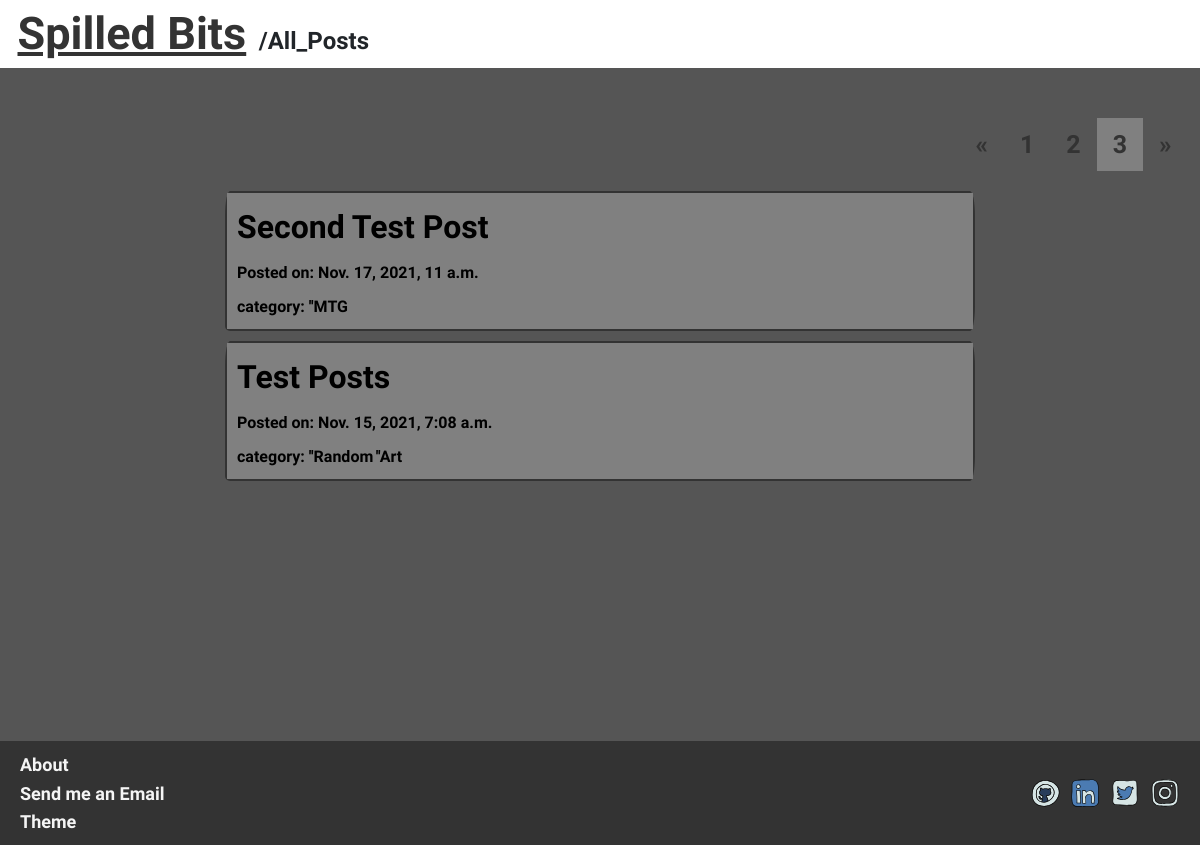
Page /all-posts/page/3/ on the committed database.
### spilled_bits/models.py (models this page shows, shortened)
class Article(models.Model):
    STATUS = (('Publish', 'Publish'), ('Private', 'Private'),)
    title = models.CharField(max_length=100, unique=True)
    content = models.TextField()
    slug = models.SlugField(max_length=200, blank=True, editable=False)
    date = models.DateTimeField(auto_now_add=True)
    status = models.CharField(max_length=15, choices=STATUS, blank=True, null=True)
    category = models.ManyToManyField(Category)

class Category(models.Model):
    name = models.CharField(max_length=50)
    def __str__(self) -> str:
        return self.name

### spilled_bits/views.py (the view)
# urls.py: path('all-posts/page/<int:page>/', views.AllPosts, name='all_posts'),
def AllPosts(request, page):
    posts = Article.objects.filter(status='Publish').count()
    itemSizePerPage = 5
    itemStart = (page-1) * itemSizePerPage
    itemEnd = itemStart + itemSizePerPage
    totalPageSize = math.ceil(posts/itemSizePerPage)
    paginatedItems = Article.objects.filter(status='Publish').order_by('-date')[itemStart:itemEnd] #Slicing QuerySet to return specific set of items
    limitPage = math.floor(page/5)
    if page%5 == 0:
        limitPage = limitPage-1
    startingPage = limitPage*5+1
    showedPages = (limitPage+1)*5 #last page for this page cluster
    nextShowedPages = 0 #Check if there is still more pages to show
    if showedPages < totalPageSize:
        nextShowedPages = showedPages+1
    prevShowedPages = 0 #Check if there is more pages in the previous
    if limitPage != 0:
        prevShowedPages = startingPage-1
    listPages = list() #Indexing showed cluster of pages
    if showedPages < totalPageSize:
        for startingPage in range(startingPage-1, showedPages):
            listPages.append(startingPage+1)
    elif showedPages > totalPageSize:
        for startingPage in range(startingPage-1, totalPageSize):
            listPages.append(startingPage+1)
    context = {
        'showedPages':showedPages,
        'nextShowedPages':nextShowedPages,
        'prevShowedPages':prevShowedPages,
        'limitPage':limitPage,
        'listPages':listPages,
        'totalPageSize':totalPageSize,
        'paginatedItems': paginatedItems,
        'pageNow': page,
    }
    return render(request, 'spilled_bits/all_posts.html', context)

### spilled_bits/templates/spilled_bits/all_posts.html (shortened to what this page needs)
{% extends 'common/base.html' %}
{% block content %}
    <div class="bg-light container-fluid mb-5">
        <a class="mx-3" href="{% url 'home' %}" style="font-size: 450%;">Spilled Bits</a>
        <span class="f-xlarge">/All_Posts</span>
    </div>
    <div class="container-fluid">
        <div class="pagination pull-right mx-2">
            {% if totalPageSize > 1 %}
                <a href="{% url 'all_posts' 1 %}">&laquo;</a>
                {% for page in listPages %}
                    {% if page == pageNow %}
                        <a class="active" href="{% url 'all_posts' page %}">{{page}}</a>
                    {% else %}
                        <a class="page" href="{% url 'all_posts' page %}">{{page}}</a>
                    {% endif %}
                {% endfor %}
                <a href="{% url 'all_posts' totalPageSize %}">&raquo;</a>
            {% else %}
                <a href="#">&laquo;</a>
                <a href="#">&raquo;</a>
            {% endif %}
        </div>
    </div>
    <div class="container all-posts">
        {% for post in paginatedItems %}
        <div class="card mb-3 mx-auto col-8 post">
            <a class="card-body" href="{% url 'article' post.slug pageNow %}">
                <p class="f-xxlarge">{{post.title}}</p>
                <p class="fc-3 f-med">Posted on: {{post.date}}</p>
                <small class="fc-3 f-med">category: </small>
                        {% for category in post.category.all %}
                            <small class="fc-3 f-med">''{{category}}</small>
                        {% endfor %}
            </a>
        </div>
        {% endfor %}
    </div>
    {% include 'common/footer.html' %}
{% endblock %}

### spilled_bits/static/css/style.css (style rules this page uses)
.fc-3 { color: black; }
.f-med { font-size: medium; }
.f-xlarge { font-size: x-large; }
.f-xxlarge { font-size: xx-large; }
.pagination a { float: right; text-decoration: none; padding: 8px 16px; transition: background-color .3s; font-size: 250%; }
.all-posts .post a { background-color: grey; color: black; transition: background-color .3s; text-decoration: none; }

### spilled_bits/templates/spilled_bits/all_posts.html (style rules this page uses)
.active { background-color: grey; }

### rows in the picture
Article: title "Second Test Post", date "Nov. 17, 2021, 11 a.m."
Category: name "MTG"
Article: title "Test Posts", date "Nov. 15, 2021, 7:08 a.m."
Category: name "Random"
Category: name "Art"

### other values in the picture
{{ page }} "1" "2"
{{ page }} "3"
